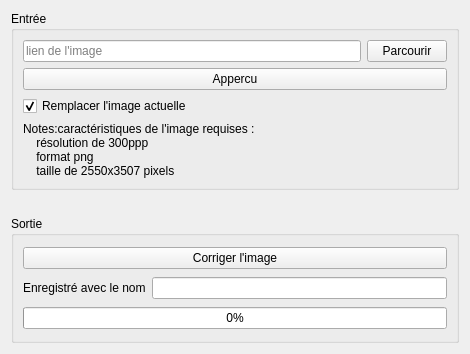
<?xml version="1.0" encoding="UTF-8"?>
<ui version="4.0">
 <class>fenetre</class>
 <widget class="QWidget" name="fenetre">
  <property name="geometry">
   <rect>
    <x>0</x>
    <y>0</y>
    <width>470</width>
    <height>354</height>
   </rect>
  </property>
  <property name="windowTitle">
   <string>Correcteur du scan de MG2550S</string>
  </property>
  <layout class="QVBoxLayout" name="verticalLayout_3">
   <item>
    <widget class="QGroupBox" name="grpInput">
     <property name="title">
      <string>Entrée</string>
     </property>
     <layout class="QVBoxLayout" name="verticalLayout">
      <item>
       <layout class="QHBoxLayout" name="horizontalLayout">
        <item>
         <widget class="QLineEdit" name="lFileIn">
          <property name="text">
           <string/>
          </property>
          <property name="placeholderText">
           <string>lien de l'image</string>
          </property>
         </widget>
        </item>
        <item>
         <widget class="QPushButton" name="bFileIn">
          <property name="text">
           <string>Parcourir</string>
          </property>
         </widget>
        </item>
       </layout>
      </item>
      <item>
       <widget class="QPushButton" name="bShow">
        <property name="text">
         <string>Appercu</string>
        </property>
       </widget>
      </item>
      <item>
       <widget class="QCheckBox" name="checkReplaceImage">
        <property name="text">
         <string>Remplacer l'image actuelle</string>
        </property>
        <property name="checked">
         <bool>true</bool>
        </property>
       </widget>
      </item>
      <item>
       <widget class="QLabel" name="label">
        <property name="text">
         <string>Notes:caractéristiques de l'image requises :
    résolution de 300ppp
    format png
    taille de 2550x3507 pixels</string>
        </property>
        <property name="wordWrap">
         <bool>true</bool>
        </property>
       </widget>
      </item>
     </layout>
    </widget>
   </item>
   <item>
    <spacer name="verticalSpacer">
     <property name="orientation">
      <enum>Qt::Vertical</enum>
     </property>
     <property name="sizeType">
      <enum>QSizePolicy::Fixed</enum>
     </property>
     <property name="sizeHint" stdset="0">
      <size>
       <width>20</width>
       <height>20</height>
      </size>
     </property>
    </spacer>
   </item>
   <item>
    <widget class="QGroupBox" name="grpOutput">
     <property name="title">
      <string>Sortie</string>
     </property>
     <layout class="QVBoxLayout" name="verticalLayout_2">
      <item>
       <widget class="QPushButton" name="bCorriger">
        <property name="text">
         <string>Corriger l'image</string>
        </property>
       </widget>
      </item>
      <item>
       <layout class="QHBoxLayout" name="horizontalLayout_3">
        <item>
         <widget class="QLabel" name="lblFileOut">
          <property name="text">
           <string>Enregistré avec le nom</string>
          </property>
         </widget>
        </item>
        <item>
         <widget class="QLineEdit" name="lFileOut">
          <property name="text">
           <string/>
          </property>
          <property name="readOnly">
           <bool>true</bool>
          </property>
         </widget>
        </item>
       </layout>
      </item>
      <item>
       <widget class="QProgressBar" name="pbPixels">
        <property name="value">
         <number>0</number>
        </property>
        <property name="alignment">
         <set>Qt::AlignJustify|Qt::AlignVCenter</set>
        </property>
       </widget>
      </item>
     </layout>
    </widget>
   </item>
  </layout>
 </widget>
 <resources/>
 <connections/>
</ui>
